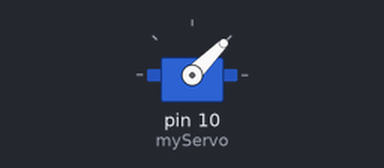
A sketch run on a simulated Arduino Uno, built with avr-gcc and run on an emulated ATmega328P. On the bench: servo.

Above: at 0.05 s.
Timing chart, 0 to 4.6 s (numbered marks = the images above):
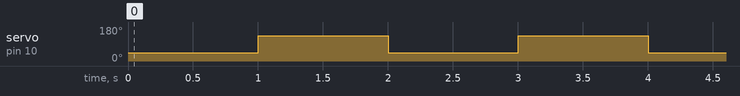

Measured:
- by itself, servo on pin 10 (myServo): alternates 135° for 1.0 s and 45° for 1.0 s

The sketch:

Halekontroll.ino
```cpp
#include <Servo.h>


Servo myServo;


void setup(){

  myServo.attach(10);

}


void loop(){

    myServo.write(45);

    delay(1000);
    myServo.write(135);
    delay(1000);


}
```
